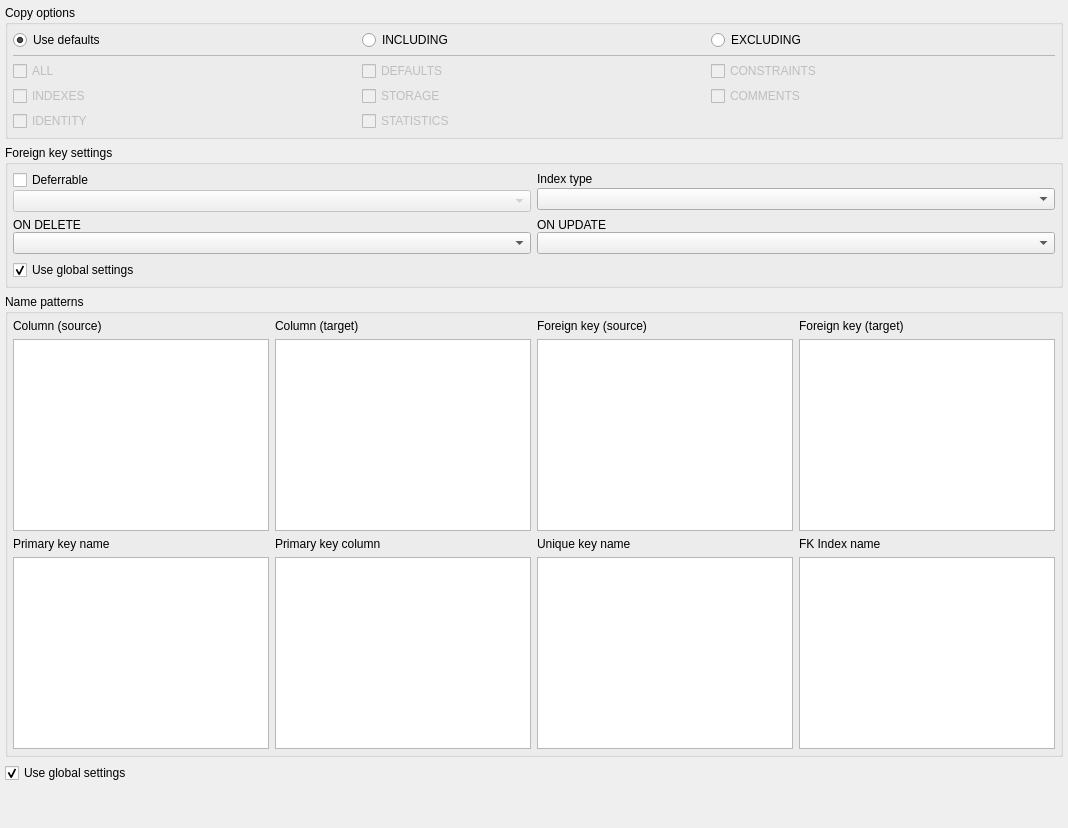
     <widget class="QWidget" name="settings_pg">
      <attribute name="icon">
       <iconset resource="../../res/resources.qrc">
        <normaloff>:/icons/icons/config.png</normaloff>:/icons/icons/config.png</iconset>
      </attribute>
      <attribute name="title">
       <string>Settings</string>
      </attribute>
      <layout class="QVBoxLayout" name="verticalLayout_8">
       <property name="leftMargin">
        <number>5</number>
       </property>
       <property name="topMargin">
        <number>5</number>
       </property>
       <property name="rightMargin">
        <number>5</number>
       </property>
       <property name="bottomMargin">
        <number>5</number>
       </property>
       <item>
        <widget class="QGroupBox" name="copy_options_grp">
         <property name="sizePolicy">
          <sizepolicy hsizetype="Preferred" vsizetype="Fixed">
           <horstretch>0</horstretch>
           <verstretch>0</verstretch>
          </sizepolicy>
         </property>
         <property name="focusPolicy">
          <enum>Qt::FocusPolicy::StrongFocus</enum>
         </property>
         <property name="title">
          <string>Copy options</string>
         </property>
         <layout class="QGridLayout" name="gridLayout_4">
          <property name="leftMargin">
           <number>5</number>
          </property>
          <property name="topMargin">
           <number>5</number>
          </property>
          <property name="rightMargin">
           <number>5</number>
          </property>
          <property name="bottomMargin">
           <number>5</number>
          </property>
          <property name="spacing">
           <number>5</number>
          </property>
          <item row="3" column="0">
           <widget class="QCheckBox" name="indexes_chk">
            <property name="enabled">
             <bool>false</bool>
            </property>
            <property name="focusPolicy">
             <enum>Qt::FocusPolicy::WheelFocus</enum>
            </property>
            <property name="text">
             <string>INDEXES</string>
            </property>
           </widget>
          </item>
          <item row="3" column="2">
           <widget class="QCheckBox" name="comments_chk">
            <property name="enabled">
             <bool>false</bool>
            </property>
            <property name="focusPolicy">
             <enum>Qt::FocusPolicy::WheelFocus</enum>
            </property>
            <property name="text">
             <string>COMMENTS</string>
            </property>
           </widget>
          </item>
          <item row="0" column="1">
           <widget class="QRadioButton" name="including_rb">
            <property name="focusPolicy">
             <enum>Qt::FocusPolicy::WheelFocus</enum>
            </property>
            <property name="text">
             <string>INCLUDING</string>
            </property>
           </widget>
          </item>
          <item row="2" column="1">
           <widget class="QCheckBox" name="defaults_chk">
            <property name="enabled">
             <bool>false</bool>
            </property>
            <property name="focusPolicy">
             <enum>Qt::FocusPolicy::WheelFocus</enum>
            </property>
            <property name="text">
             <string>DEFAULTS</string>
            </property>
           </widget>
          </item>
          <item row="0" column="2">
           <widget class="QRadioButton" name="excluding_rb">
            <property name="sizePolicy">
             <sizepolicy hsizetype="Minimum" vsizetype="Fixed">
              <horstretch>0</horstretch>
              <verstretch>0</verstretch>
             </sizepolicy>
            </property>
            <property name="focusPolicy">
             <enum>Qt::FocusPolicy::WheelFocus</enum>
            </property>
            <property name="text">
             <string>EXCLUDING</string>
            </property>
           </widget>
          </item>
          <item row="2" column="2">
           <widget class="QCheckBox" name="constraints_chk">
            <property name="enabled">
             <bool>false</bool>
            </property>
            <property name="focusPolicy">
             <enum>Qt::FocusPolicy::WheelFocus</enum>
            </property>
            <property name="text">
             <string>CONSTRAINTS</string>
            </property>
           </widget>
          </item>
          <item row="0" column="0">
           <widget class="QRadioButton" name="defaults_rb">
            <property name="sizePolicy">
             <sizepolicy hsizetype="Minimum" vsizetype="Fixed">
              <horstretch>0</horstretch>
              <verstretch>0</verstretch>
             </sizepolicy>
            </property>
            <property name="focusPolicy">
             <enum>Qt::FocusPolicy::WheelFocus</enum>
            </property>
            <property name="text">
             <string>Use defaults</string>
            </property>
            <property name="checked">
             <bool>true</bool>
            </property>
           </widget>
          </item>
          <item row="2" column="0">
           <widget class="QCheckBox" name="all_chk">
            <property name="enabled">
             <bool>false</bool>
            </property>
            <property name="focusPolicy">
             <enum>Qt::FocusPolicy::WheelFocus</enum>
            </property>
            <property name="text">
             <string>ALL</string>
            </property>
           </widget>
          </item>
          <item row="3" column="1">
           <widget class="QCheckBox" name="storage_chk">
            <property name="enabled">
             <bool>false</bool>
            </property>
            <property name="focusPolicy">
             <enum>Qt::FocusPolicy::WheelFocus</enum>
            </property>
            <property name="text">
             <string>STORAGE</string>
            </property>
           </widget>
          </item>
          <item row="1" column="0" colspan="3">
           <widget class="QFrame" name="frame">
            <property name="minimumSize">
             <size>
              <width>0</width>
              <height>1</height>
             </size>
            </property>
            <property name="maximumSize">
             <size>
              <width>16777215</width>
              <height>1</height>
             </size>
            </property>
            <property name="frameShape">
             <enum>QFrame::Shape::StyledPanel</enum>
            </property>
            <property name="frameShadow">
             <enum>QFrame::Shadow::Sunken</enum>
            </property>
           </widget>
          </item>
          <item row="4" column="1">
           <widget class="QCheckBox" name="statistics_chk">
            <property name="enabled">
             <bool>false</bool>
            </property>
            <property name="focusPolicy">
             <enum>Qt::FocusPolicy::WheelFocus</enum>
            </property>
            <property name="text">
             <string>STATISTICS</string>
            </property>
           </widget>
          </item>
          <item row="4" column="0">
           <widget class="QCheckBox" name="identity_chk">
            <property name="enabled">
             <bool>false</bool>
            </property>
            <property name="focusPolicy">
             <enum>Qt::FocusPolicy::WheelFocus</enum>
            </property>
            <property name="text">
             <string>IDENTITY</string>
            </property>
           </widget>
          </item>
         </layout>
        </widget>
       </item>
       <item>
        <widget class="QGroupBox" name="foreign_key_gb">
         <property name="sizePolicy">
          <sizepolicy hsizetype="Expanding" vsizetype="Fixed">
           <horstretch>0</horstretch>
           <verstretch>0</verstretch>
          </sizepolicy>
         </property>
         <property name="focusPolicy">
          <enum>Qt::FocusPolicy::StrongFocus</enum>
         </property>
         <property name="title">
          <string>Foreign key settings</string>
         </property>
         <property name="checkable">
          <bool>false</bool>
         </property>
         <property name="checked">
          <bool>false</bool>
         </property>
         <layout class="QVBoxLayout" name="verticalLayout_7">
          <property name="leftMargin">
           <number>5</number>
          </property>
          <property name="topMargin">
           <number>5</number>
          </property>
          <property name="rightMargin">
           <number>5</number>
          </property>
          <property name="bottomMargin">
           <number>5</number>
          </property>
          <item>
           <widget class="QWidget" name="fk_conf_wgt" native="true">
            <property name="enabled">
             <bool>true</bool>
            </property>
            <layout class="QGridLayout" name="gridLayout">
             <property name="leftMargin">
              <number>0</number>
             </property>
             <property name="topMargin">
              <number>0</number>
             </property>
             <property name="rightMargin">
              <number>0</number>
             </property>
             <property name="bottomMargin">
              <number>0</number>
             </property>
             <item row="0" column="0">
              <layout class="QVBoxLayout" name="verticalLayout_2">
               <property name="spacing">
                <number>0</number>
               </property>
               <item>
                <widget class="QCheckBox" name="deferrable_chk">
                 <property name="sizePolicy">
                  <sizepolicy hsizetype="Preferred" vsizetype="Fixed">
                   <horstretch>0</horstretch>
                   <verstretch>0</verstretch>
                  </sizepolicy>
                 </property>
                 <property name="minimumSize">
                  <size>
                   <width>0</width>
                   <height>0</height>
                  </size>
                 </property>
                 <property name="maximumSize">
                  <size>
                   <width>16777215</width>
                   <height>16777215</height>
                  </size>
                 </property>
                 <property name="focusPolicy">
                  <enum>Qt::FocusPolicy::WheelFocus</enum>
                 </property>
                 <property name="text">
                  <string>Deferrable</string>
                 </property>
                </widget>
               </item>
               <item>
                <widget class="QComboBox" name="deferral_cmb">
                 <property name="enabled">
                  <bool>false</bool>
                 </property>
                 <property name="sizePolicy">
                  <sizepolicy hsizetype="Preferred" vsizetype="Fixed">
                   <horstretch>0</horstretch>
                   <verstretch>0</verstretch>
                  </sizepolicy>
                 </property>
                 <property name="minimumSize">
                  <size>
                   <width>0</width>
                   <height>0</height>
                  </size>
                 </property>
                 <property name="maximumSize">
                  <size>
                   <width>16777215</width>
                   <height>16777215</height>
                  </size>
                 </property>
                 <property name="focusPolicy">
                  <enum>Qt::FocusPolicy::WheelFocus</enum>
                 </property>
                 <property name="sizeAdjustPolicy">
                  <enum>QComboBox::SizeAdjustPolicy::AdjustToContents</enum>
                 </property>
                 <property name="iconSize">
                  <size>
                   <width>28</width>
                   <height>28</height>
                  </size>
                 </property>
                </widget>
               </item>
              </layout>
             </item>
             <item row="0" column="1">
              <layout class="QVBoxLayout" name="verticalLayout_6">
               <property name="spacing">
                <number>0</number>
               </property>
               <item>
                <widget class="QLabel" name="index_type_lbl">
                 <property name="enabled">
                  <bool>true</bool>
                 </property>
                 <property name="sizePolicy">
                  <sizepolicy hsizetype="Preferred" vsizetype="Fixed">
                   <horstretch>0</horstretch>
                   <verstretch>0</verstretch>
                  </sizepolicy>
                 </property>
                 <property name="text">
                  <string>Index type</string>
                 </property>
                </widget>
               </item>
               <item>
                <widget class="QComboBox" name="index_type_cmb">
                 <property name="enabled">
                  <bool>true</bool>
                 </property>
                 <property name="sizePolicy">
                  <sizepolicy hsizetype="Preferred" vsizetype="Fixed">
                   <horstretch>0</horstretch>
                   <verstretch>0</verstretch>
                  </sizepolicy>
                 </property>
                </widget>
               </item>
              </layout>
             </item>
             <item row="1" column="0">
              <layout class="QVBoxLayout" name="verticalLayout_4">
               <property name="spacing">
                <number>0</number>
               </property>
               <item>
                <widget class="QLabel" name="on_delete_lbl">
                 <property name="enabled">
                  <bool>true</bool>
                 </property>
                 <property name="text">
                  <string>ON DELETE</string>
                 </property>
                </widget>
               </item>
               <item>
                <widget class="QComboBox" name="del_action_cmb">
                 <property name="enabled">
                  <bool>true</bool>
                 </property>
                 <property name="sizePolicy">
                  <sizepolicy hsizetype="Preferred" vsizetype="Fixed">
                   <horstretch>0</horstretch>
                   <verstretch>0</verstretch>
                  </sizepolicy>
                 </property>
                 <property name="focusPolicy">
                  <enum>Qt::FocusPolicy::WheelFocus</enum>
                 </property>
                 <property name="iconSize">
                  <size>
                   <width>28</width>
                   <height>28</height>
                  </size>
                 </property>
                </widget>
               </item>
              </layout>
             </item>
             <item row="1" column="1">
              <layout class="QVBoxLayout" name="verticalLayout_5">
               <property name="spacing">
                <number>0</number>
               </property>
               <item>
                <widget class="QLabel" name="on_update_lbl">
                 <property name="enabled">
                  <bool>true</bool>
                 </property>
                 <property name="text">
                  <string>ON UPDATE</string>
                 </property>
                </widget>
               </item>
               <item>
                <widget class="QComboBox" name="upd_action_cmb">
                 <property name="enabled">
                  <bool>true</bool>
                 </property>
                 <property name="sizePolicy">
                  <sizepolicy hsizetype="Preferred" vsizetype="Fixed">
                   <horstretch>0</horstretch>
                   <verstretch>0</verstretch>
                  </sizepolicy>
                 </property>
                 <property name="focusPolicy">
                  <enum>Qt::FocusPolicy::WheelFocus</enum>
                 </property>
                 <property name="iconSize">
                  <size>
                   <width>28</width>
                   <height>28</height>
                  </size>
                 </property>
                </widget>
               </item>
              </layout>
             </item>
            </layout>
           </widget>
          </item>
          <item>
           <widget class="QCheckBox" name="fk_gconf_chk">
            <property name="enabled">
             <bool>true</bool>
            </property>
            <property name="focusPolicy">
             <enum>Qt::FocusPolicy::WheelFocus</enum>
            </property>
            <property name="toolTip">
             <string>Use the values defined on settings dialogs for the fields below</string>
            </property>
            <property name="text">
             <string>Use global settings</string>
            </property>
            <property name="checked">
             <bool>true</bool>
            </property>
           </widget>
          </item>
         </layout>
        </widget>
       </item>
       <item>
        <widget class="QGroupBox" name="name_patterns_grp">
         <property name="sizePolicy">
          <sizepolicy hsizetype="Preferred" vsizetype="Expanding">
           <horstretch>0</horstretch>
           <verstretch>0</verstretch>
          </sizepolicy>
         </property>
         <property name="font">
          <font>
           <italic>false</italic>
          </font>
         </property>
         <property name="focusPolicy">
          <enum>Qt::FocusPolicy::StrongFocus</enum>
         </property>
         <property name="title">
          <string>Name patterns</string>
         </property>
         <property name="checkable">
          <bool>false</bool>
         </property>
         <layout class="QVBoxLayout" name="verticalLayout_16">
          <property name="leftMargin">
           <number>5</number>
          </property>
          <property name="topMargin">
           <number>5</number>
          </property>
          <property name="rightMargin">
           <number>5</number>
          </property>
          <property name="bottomMargin">
           <number>5</number>
          </property>
          <item>
           <widget class="QWidget" name="patterns_wgt" native="true">
            <property name="enabled">
             <bool>true</bool>
            </property>
            <layout class="QGridLayout" name="gridLayout_2">
             <property name="leftMargin">
              <number>0</number>
             </property>
             <property name="topMargin">
              <number>0</number>
             </property>
             <property name="rightMargin">
              <number>0</number>
             </property>
             <property name="bottomMargin">
              <number>0</number>
             </property>
             <item row="0" column="0">
              <layout class="QVBoxLayout" name="verticalLayout">
               <item>
                <widget class="QLabel" name="src_col_pattern_lbl">
                 <property name="toolTip">
                  <string>&lt;p&gt;Pattern for columns generated based upon reference table's pk (1-1 and 1-n) or based upon source table's pk (n-n).&lt;/p&gt;</string>
                 </property>
                 <property name="text">
                  <string>Column (source)</string>
                 </property>
                </widget>
               </item>
               <item>
                <widget class="QPlainTextEdit" name="src_col_pattern_txt">
                 <property name="sizePolicy">
                  <sizepolicy hsizetype="Expanding" vsizetype="Fixed">
                   <horstretch>0</horstretch>
                   <verstretch>0</verstretch>
                  </sizepolicy>
                 </property>
                 <property name="minimumSize">
                  <size>
                   <width>0</width>
                   <height>0</height>
                  </size>
                 </property>
                 <property name="focusPolicy">
                  <enum>Qt::FocusPolicy::WheelFocus</enum>
                 </property>
                 <property name="verticalScrollBarPolicy">
                  <enum>Qt::ScrollBarPolicy::ScrollBarAlwaysOff</enum>
                 </property>
                 <property name="horizontalScrollBarPolicy">
                  <enum>Qt::ScrollBarPolicy::ScrollBarAlwaysOff</enum>
                 </property>
                 <property name="tabChangesFocus">
                  <bool>true</bool>
                 </property>
                </widget>
               </item>
              </layout>
             </item>
             <item row="0" column="1">
              <layout class="QVBoxLayout" name="verticalLayout_9">
               <item>
                <widget class="QLabel" name="dst_col_pattern_lbl">
                 <property name="toolTip">
                  <string>&lt;p&gt;Pattern for columns generated based upon target table's pk (n-n).&lt;/p&gt;</string>
                 </property>
                 <property name="text">
                  <string>Column (target)</string>
                 </property>
                </widget>
               </item>
               <item>
                <widget class="QPlainTextEdit" name="dst_col_pattern_txt">
                 <property name="sizePolicy">
                  <sizepolicy hsizetype="Expanding" vsizetype="Fixed">
                   <horstretch>0</horstretch>
                   <verstretch>0</verstretch>
                  </sizepolicy>
                 </property>
                 <property name="minimumSize">
                  <size>
                   <width>0</width>
                   <height>0</height>
                  </size>
                 </property>
                 <property name="maximumSize">
                  <size>
                   <width>16777215</width>
                   <height>16777215</height>
                  </size>
                 </property>
                 <property name="focusPolicy">
                  <enum>Qt::FocusPolicy::WheelFocus</enum>
                 </property>
                 <property name="verticalScrollBarPolicy">
                  <enum>Qt::ScrollBarPolicy::ScrollBarAlwaysOff</enum>
                 </property>
                 <property name="horizontalScrollBarPolicy">
                  <enum>Qt::ScrollBarPolicy::ScrollBarAlwaysOff</enum>
                 </property>
                 <property name="tabChangesFocus">
                  <bool>true</bool>
                 </property>
                </widget>
               </item>
              </layout>
             </item>
             <item row="0" column="3">
              <layout class="QVBoxLayout" name="verticalLayout_11">
               <item>
                <widget class="QLabel" name="dst_fk_pattern_lbl">
                 <property name="toolTip">
                  <string>&lt;p&gt;Pattern for foreign key generated based upon target table's pk (n-n).&lt;/p&gt;</string>
                 </property>
                 <property name="text">
                  <string>Foreign key (target)</string>
                 </property>
                </widget>
               </item>
               <item>
                <widget class="QPlainTextEdit" name="dst_fk_pattern_txt">
                 <property name="sizePolicy">
                  <sizepolicy hsizetype="Expanding" vsizetype="Fixed">
                   <horstretch>0</horstretch>
                   <verstretch>0</verstretch>
                  </sizepolicy>
                 </property>
                 <property name="minimumSize">
                  <size>
                   <width>0</width>
                   <height>0</height>
                  </size>
                 </property>
                 <property name="maximumSize">
                  <size>
                   <width>16777215</width>
                   <height>16777215</height>
                  </size>
                 </property>
                 <property name="focusPolicy">
                  <enum>Qt::FocusPolicy::WheelFocus</enum>
                 </property>
                 <property name="verticalScrollBarPolicy">
                  <enum>Qt::ScrollBarPolicy::ScrollBarAlwaysOff</enum>
                 </property>
                 <property name="horizontalScrollBarPolicy">
                  <enum>Qt::ScrollBarPolicy::ScrollBarAlwaysOff</enum>
                 </property>
                 <property name="tabChangesFocus">
                  <bool>true</bool>
                 </property>
                </widget>
               </item>
              </layout>
             </item>
             <item row="1" column="0">
              <layout class="QVBoxLayout" name="verticalLayout_12">
               <item>
                <widget class="QLabel" name="pk_pattern_lbl">
                 <property name="toolTip">
                  <string>&lt;p&gt;Pattern for primary key generated by identifier relationship.&lt;/p&gt;</string>
                 </property>
                 <property name="text">
                  <string>Primary key name</string>
                 </property>
                </widget>
               </item>
               <item>
                <widget class="QPlainTextEdit" name="pk_pattern_txt">
                 <property name="sizePolicy">
                  <sizepolicy hsizetype="Expanding" vsizetype="Fixed">
                   <horstretch>0</horstretch>
                   <verstretch>0</verstretch>
                  </sizepolicy>
                 </property>
                 <property name="minimumSize">
                  <size>
                   <width>0</width>
                   <height>0</height>
                  </size>
                 </property>
                 <property name="maximumSize">
                  <size>
                   <width>16777215</width>
                   <height>16777215</height>
                  </size>
                 </property>
                 <property name="focusPolicy">
                  <enum>Qt::FocusPolicy::WheelFocus</enum>
                 </property>
                 <property name="verticalScrollBarPolicy">
                  <enum>Qt::ScrollBarPolicy::ScrollBarAlwaysOff</enum>
                 </property>
                 <property name="horizontalScrollBarPolicy">
                  <enum>Qt::ScrollBarPolicy::ScrollBarAlwaysOff</enum>
                 </property>
                 <property name="tabChangesFocus">
                  <bool>true</bool>
                 </property>
                </widget>
               </item>
              </layout>
             </item>
             <item row="1" column="1">
              <layout class="QVBoxLayout" name="verticalLayout_14">
               <item>
                <widget class="QLabel" name="pk_col_pattern_lbl">
                 <property name="toolTip">
                  <string>&lt;p&gt;Pattern for primary key generated by identifier relationship.&lt;/p&gt;</string>
                 </property>
                 <property name="text">
                  <string>Primary key column</string>
                 </property>
                </widget>
               </item>
               <item>
                <widget class="QPlainTextEdit" name="pk_col_pattern_txt">
                 <property name="sizePolicy">
                  <sizepolicy hsizetype="Expanding" vsizetype="Fixed">
                   <horstretch>0</horstretch>
                   <verstretch>0</verstretch>
                  </sizepolicy>
                 </property>
                 <property name="minimumSize">
                  <size>
                   <width>0</width>
                   <height>0</height>
                  </size>
                 </property>
                 <property name="maximumSize">
                  <size>
                   <width>16777215</width>
                   <height>16777215</height>
                  </size>
                 </property>
                 <property name="focusPolicy">
                  <enum>Qt::FocusPolicy::WheelFocus</enum>
                 </property>
                 <property name="verticalScrollBarPolicy">
                  <enum>Qt::ScrollBarPolicy::ScrollBarAlwaysOff</enum>
                 </property>
                 <property name="horizontalScrollBarPolicy">
                  <enum>Qt::ScrollBarPolicy::ScrollBarAlwaysOff</enum>
                 </property>
                 <property name="tabChangesFocus">
                  <bool>true</bool>
                 </property>
                </widget>
               </item>
              </layout>
             </item>
             <item row="1" column="2">
              <layout class="QVBoxLayout" name="verticalLayout_13">
               <item>
                <widget class="QLabel" name="uq_pattern_lbl">
                 <property name="toolTip">
                  <string>&lt;p&gt;Pattern for unique key generated by the relationship.&lt;/p&gt;</string>
                 </property>
                 <property name="text">
                  <string>Unique key name</string>
                 </property>
                </widget>
               </item>
               <item>
                <widget class="QPlainTextEdit" name="uq_pattern_txt">
                 <property name="sizePolicy">
                  <sizepolicy hsizetype="Expanding" vsizetype="Fixed">
                   <horstretch>0</horstretch>
                   <verstretch>0</verstretch>
                  </sizepolicy>
                 </property>
                 <property name="minimumSize">
                  <size>
                   <width>0</width>
                   <height>0</height>
                  </size>
                 </property>
                 <property name="maximumSize">
                  <size>
                   <width>16777215</width>
                   <height>16777215</height>
                  </size>
                 </property>
                 <property name="focusPolicy">
                  <enum>Qt::FocusPolicy::WheelFocus</enum>
                 </property>
                 <property name="verticalScrollBarPolicy">
                  <enum>Qt::ScrollBarPolicy::ScrollBarAlwaysOff</enum>
                 </property>
                 <property name="horizontalScrollBarPolicy">
                  <enum>Qt::ScrollBarPolicy::ScrollBarAlwaysOff</enum>
                 </property>
                 <property name="tabChangesFocus">
                  <bool>true</bool>
                 </property>
                </widget>
               </item>
              </layout>
             </item>
             <item row="1" column="3">
              <layout class="QVBoxLayout" name="verticalLayout_15">
               <item>
                <widget class="QLabel" name="fk_idx_pattern_lbl">
                 <property name="toolTip">
                  <string/>
                 </property>
                 <property name="text">
                  <string>FK Index name</string>
                 </property>
                </widget>
               </item>
               <item>
                <widget class="QPlainTextEdit" name="fk_idx_pattern_txt">
                 <property name="sizePolicy">
                  <sizepolicy hsizetype="Expanding" vsizetype="Fixed">
                   <horstretch>0</horstretch>
                   <verstretch>0</verstretch>
                  </sizepolicy>
                 </property>
                 <property name="minimumSize">
                  <size>
                   <width>0</width>
                   <height>0</height>
                  </size>
                 </property>
                 <property name="maximumSize">
                  <size>
                   <width>16777215</width>
                   <height>16777215</height>
                  </size>
                 </property>
                 <property name="focusPolicy">
                  <enum>Qt::FocusPolicy::WheelFocus</enum>
                 </property>
                 <property name="verticalScrollBarPolicy">
                  <enum>Qt::ScrollBarPolicy::ScrollBarAlwaysOff</enum>
                 </property>
                 <property name="horizontalScrollBarPolicy">
                  <enum>Qt::ScrollBarPolicy::ScrollBarAlwaysOff</enum>
                 </property>
                 <property name="tabChangesFocus">
                  <bool>true</bool>
                 </property>
                </widget>
               </item>
              </layout>
             </item>
             <item row="0" column="2">
              <layout class="QVBoxLayout" name="verticalLayout_10">
               <item>
                <widget class="QLabel" name="src_fk_pattern_lbl">
                 <property name="toolTip">
                  <string>&lt;p&gt;Pattern for foreign key generated based upon reference table's pk (1-1 and 1-n) or based upon source table's pk (n-n).&lt;/p&gt;</string>
                 </property>
                 <property name="text">
                  <string>Foreign key (source)</string>
                 </property>
                </widget>
               </item>
               <item>
                <widget class="QPlainTextEdit" name="src_fk_pattern_txt">
                 <property name="sizePolicy">
                  <sizepolicy hsizetype="Expanding" vsizetype="Fixed">
                   <horstretch>0</horstretch>
                   <verstretch>0</verstretch>
                  </sizepolicy>
                 </property>
                 <property name="minimumSize">
                  <size>
                   <width>0</width>
                   <height>0</height>
                  </size>
                 </property>
                 <property name="maximumSize">
                  <size>
                   <width>16777215</width>
                   <height>16777215</height>
                  </size>
                 </property>
                 <property name="focusPolicy">
                  <enum>Qt::FocusPolicy::WheelFocus</enum>
                 </property>
                 <property name="verticalScrollBarPolicy">
                  <enum>Qt::ScrollBarPolicy::ScrollBarAlwaysOff</enum>
                 </property>
                 <property name="horizontalScrollBarPolicy">
                  <enum>Qt::ScrollBarPolicy::ScrollBarAlwaysOff</enum>
                 </property>
                 <property name="tabChangesFocus">
                  <bool>true</bool>
                 </property>
                </widget>
               </item>
              </layout>
             </item>
            </layout>
           </widget>
          </item>
         </layout>
        </widget>
       </item>
       <item>
        <widget class="QCheckBox" name="patterns_gconf_chk">
         <property name="focusPolicy">
          <enum>Qt::FocusPolicy::WheelFocus</enum>
         </property>
         <property name="toolTip">
          <string>Use the values defined in settings dialogs for the fields below</string>
         </property>
         <property name="text">
          <string>Use global settings</string>
         </property>
         <property name="checked">
          <bool>true</bool>
         </property>
        </widget>
       </item>
       <item>
        <spacer name="verticalSpacer_2">
         <property name="orientation">
          <enum>Qt::Orientation::Vertical</enum>
         </property>
         <property name="sizeHint" stdset="0">
          <size>
           <width>20</width>
           <height>40</height>
          </size>
         </property>
        </spacer>
       </item>
      </layout>
     </widget>
